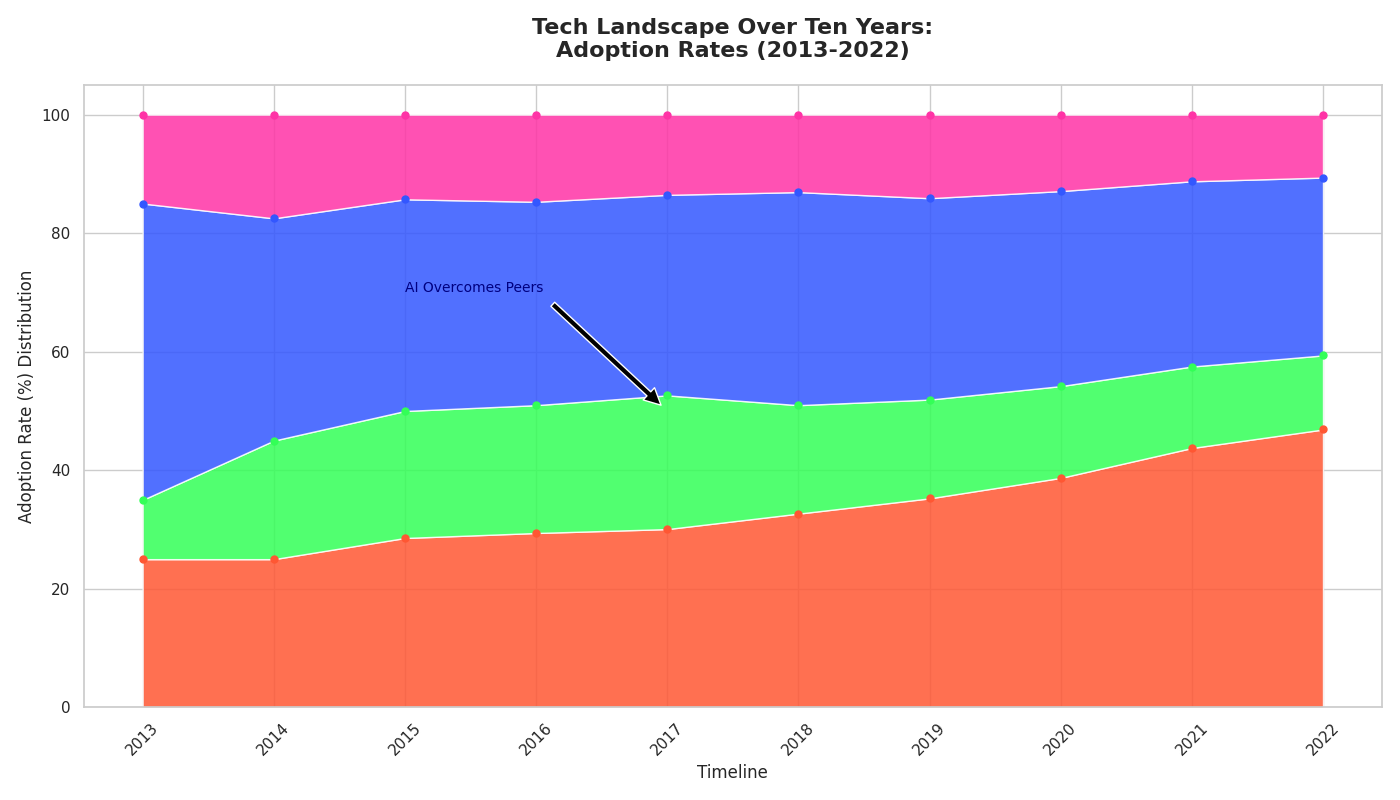

Recreate this plot in Python.
import matplotlib.pyplot as plt
import numpy as np

years = np.arange(2013, 2023)

ai_adoption = np.array([5, 10, 20, 30, 40, 50, 55, 60, 70, 75])
blockchain_adoption = np.array([2, 8, 15, 22, 30, 28, 26, 24, 22, 20])
iot_adoption = np.array([10, 15, 25, 35, 45, 55, 53, 51, 50, 48])
ar_adoption = np.array([3, 7, 10, 15, 18, 20, 22, 20, 18, 17])

total_adoption = ai_adoption + blockchain_adoption + iot_adoption + ar_adoption

ai_adoption_percentage = (ai_adoption / total_adoption) * 100
blockchain_adoption_percentage = (blockchain_adoption / total_adoption) * 100
iot_adoption_percentage = (iot_adoption / total_adoption) * 100
ar_adoption_percentage = (ar_adoption / total_adoption) * 100

adoption_data = np.vstack([ai_adoption_percentage, blockchain_adoption_percentage, iot_adoption_percentage, ar_adoption_percentage])

fig, ax = plt.subplots(figsize=(14, 8), dpi=100)

colors = ['#FF5733', '#33FF57', '#3357FF', '#FF33A6']

ax.stackplot(years, adoption_data, colors=colors, alpha=0.85)

for i, percentage in enumerate(adoption_data):
    ax.plot(years, np.cumsum(adoption_data, axis=0)[i], marker='o', markersize=5, linestyle='None', color=colors[i])

ax.set_title('Tech Landscape Over Ten Years:\nAdoption Rates (2013-2022)', fontsize=16, fontweight='bold', pad=20)
ax.set_xlabel('Timeline', fontsize=12)
ax.set_ylabel('Adoption Rate (%) Distribution', fontsize=12)

ax.set_xticks(years)
ax.set_xticklabels(years, rotation=45)

ax.annotate('AI Overcomes Peers', xy=(2017, 50), xytext=(2015, 70), arrowprops=dict(facecolor='black', shrink=0.05), fontsize=10, color='navy')

plt.tight_layout()
plt.show()
